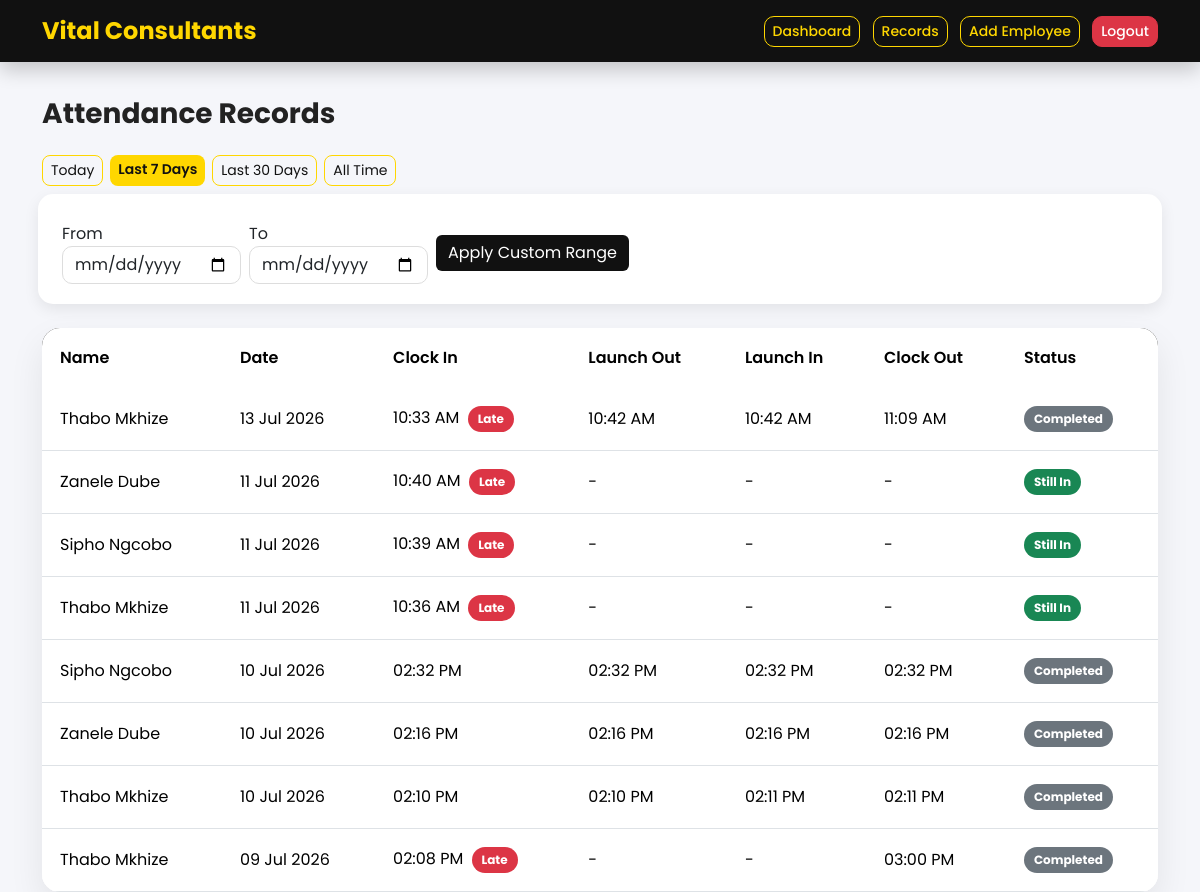
Screenshot of /records.php?range=week (signed in) with the database file from the repository.
### tables this page shows
CREATE TABLE `attendance` (
  `id` int(11) NOT NULL,
  `user_id` int(11) NOT NULL,
  `date` date NOT NULL,
  `clock_in` time DEFAULT NULL,
  `lunch_out` time DEFAULT NULL,
  `lunch_in` time DEFAULT NULL,
  `clock_out` time DEFAULT NULL,
  `is_late` tinyint(1) DEFAULT 0,
  `lunch_late_minutes` int(11) DEFAULT 0
);

CREATE TABLE `users` (
  `id` int(11) NOT NULL,
  `name` varchar(100) NOT NULL,
  `email` varchar(150) DEFAULT NULL,
  `password` varchar(255) DEFAULT NULL,
  `pin` varchar(4) DEFAULT NULL,
  `role` enum('admin','employee') NOT NULL DEFAULT 'employee',
  `created_at` timestamp NOT NULL DEFAULT current_timestamp()
);

### records.php (the view, shortened to what this page needs)
<?php
require_once('config/db.php');
$range = $_GET['range'] ?? 'today';
$fromDate = $_GET['from'] ?? '';
$toDate = $_GET['to'] ?? '';
$where = "";
$activeRange = $range;
if ($range === 'custom' && $fromDate && $toDate) {
    $fromDate = $conn->real_escape_string($fromDate);
    $toDate = $conn->real_escape_string($toDate);
    $where = "WHERE a.date BETWEEN '$fromDate' AND '$toDate'";
} else {
    switch ($range) {
        case 'week':
            $where = "WHERE a.date >= CURDATE() - INTERVAL 7 DAY";
            break;
    }
}
$records = $conn->query("
    SELECT u.name, a.date, a.clock_in, a.lunch_out, a.lunch_in, a.clock_out, a.is_late, a.lunch_late_minutes
    FROM attendance a
    JOIN users u ON a.user_id = u.id
    $where
    ORDER BY a.date DESC, a.clock_in DESC
");
?>
<!DOCTYPE html>
<html lang="en">
<head>
    <link href="https://cdn.jsdelivr.net/npm/bootstrap@5.3.3/dist/css/bootstrap.min.css" rel="stylesheet">
</head>
<body>
<nav class="navbar navbar-expand-lg navbar-dark bg-dark">
    <div class="container">
        <a class="navbar-brand" href="dashboard.php">Vital Consultants</a>
        <div>
            <a href="dashboard.php" class="btn btn-outline-light btn-sm me-2">Dashboard</a>
            <a href="records.php" class="btn btn-outline-light btn-sm me-2">Records</a>
            <a href="add_employee.php" class="btn btn-outline-light btn-sm me-2">Add Employee</a>
            <a href="logout.php" class="btn btn-danger btn-sm">Logout</a>
        </div>
    </div>
</nav>
<div class="container">
    <h3 class="mb-4">Attendance Records</h3>
    <div class="btn-group mb-3">
        <a href="records.php?range=today" class="btn btn-sm <?= $activeRange === 'today' ? 'btn-primary' : 'btn-outline-primary' ?>">Today</a>
        <a href="records.php?range=week" class="btn btn-sm <?= $activeRange === 'week' ? 'btn-primary' : 'btn-outline-primary' ?>">Last 7 Days</a>
        <a href="records.php?range=month" class="btn btn-sm <?= $activeRange === 'month' ? 'btn-primary' : 'btn-outline-primary' ?>">Last 30 Days</a>
        <a href="records.php?range=all" class="btn btn-sm <?= $activeRange === 'all' ? 'btn-primary' : 'btn-outline-primary' ?>">All Time</a>
    </div>
    <form method="GET" action="records.php" class="row g-2 mb-4 align-items-center">
        <div class="col-auto">
            <label class="form-label mb-0 me-1">From</label>
            <input type="date" name="from" value="<?= htmlspecialchars($fromDate) ?>" class="form-control" required>
        </div>
        <div class="col-auto">
            <label class="form-label mb-0 me-1">To</label>
            <input type="date" name="to" value="<?= htmlspecialchars($toDate) ?>" class="form-control" required>
        </div>
        <div class="col-auto">
            <button type="submit" class="btn btn-secondary">Apply Custom Range</button>
        </div>
    </form>
    <div class="card">
        <div class="card-body p-0">
            <table class="table mb-0">
                <thead>
                    <tr>
                        <th>Name</th>
                        <th>Date</th>
                        <th>Clock In</th>
                        <th>Launch Out</th>
                        <th>Launch In</th>
                        <th>Clock Out</th>
                        <th>Status</th>
                    </tr>
                </thead>
                <tbody>
                    <?php if ($records->num_rows === 0): ?>
                        <tr><td colspan="5" class="text-center text-muted">No records found for this period.</td></tr>
                    <?php else: ?>
                       <?php while ($row = $records->fetch_assoc()): ?>
    <tr>
        <td><?= htmlspecialchars($row['name']) ?></td>
        <td><?= date('d M Y', strtotime($row['date'])) ?></td>
        <td>
            <?= $row['clock_in'] ? date('h:i A', strtotime($row['clock_in'])) : '-' ?>
            <?php if ($row['is_late']): ?>
                <span class="badge bg-danger ms-1">Late</span>
                   <?php endif; ?>
             </td>
             <td><?= $row['lunch_out'] ? date('h:i A', strtotime($row['lunch_out'])) : '-' ?></td>
        <td>
            <?= $row['lunch_in'] ? date('h:i A', strtotime($row['lunch_in'])) : '-' ?>
        </td>
        <td><?= $row['clock_out'] ? date('h:i A', strtotime($row['clock_out'])) : '-' ?></td>
        <td>
            <?php if ($row['clock_out'] === null): ?>
                <span class="badge bg-success">Still In</span>
            <?php else: ?>
                <span class="badge bg-secondary">Completed</span>
            <?php endif; ?>
        </td>
    </tr>
<?php endwhile; ?>
                    <?php endif; ?>
                </tbody>
            </table>
        </div>
    </div>
</div>
</body>
</html>

### records.php (style rules this page uses)
* { margin:0; padding:0; box-sizing:border-box; font-family:'Poppins',sans-serif; }
body { background:#f5f6fa; }
.navbar { background:#111 !important; box-shadow:0 8px 20px rgba(0,0,0,.2); margin-bottom:35px; }
.navbar-brand { color:#FFD700 !important; font-size:24px; font-weight:700; }
.navbar .btn { border-radius:10px; font-weight:500; }
.btn-outline-light { color:#FFD700; border:1px solid #FFD700; }
.btn-danger { border-radius:10px; }
h3 { font-weight:700; color:#222; margin-bottom:25px; }
.btn-group .btn { border-radius:8px !important; margin-right:8px; }
.btn-primary { background:#FFD700; color:#111; border:none; font-weight:600; }
.btn-outline-primary { border-color:#FFD700; color:#111; }
form { background:#fff; padding:20px; border-radius:15px; box-shadow:0 5px 15px rgba(0,0,0,.08); margin-bottom:25px; }
.form-control { border-radius:10px; border:1px solid #ddd; }
.btn-secondary { background:#111; border:none; }
.card { border:none; border-radius:18px; overflow:hidden; box-shadow:0 15px 35px rgba(0,0,0,.08); }
.table { margin:0; }
.table thead { background:#111; color:#FFD700; }
.table thead th { padding:18px; border:none; font-weight:600; }
.table tbody td { padding:18px; vertical-align:middle; }
.table tbody tr { transition:.3s; }
.table tbody tr:nth-child(even) { background:#fafafa; }
.badge { padding:7px 10px; border-radius:30px; font-size:12px; }
.bg-success { background:#198754 !important; }
.bg-secondary { background:#6c757d !important; }
.bg-danger { background:#dc3545 !important; }

### rows the page displays
attendance: user.name "Thabo Mkhize", date "13 Jul 2026", clock_in "10:33 AM", is_late "Late", lunch_out "10:42 AM", lunch_in "10:42 AM", clock_out "11:09 AM", shows "Completed"
attendance: user.name "Zanele Dube", date "11 Jul 2026", clock_in "10:40 AM", is_late "Late", shows "Still In"
attendance: user.name "Sipho Ngcobo", date "11 Jul 2026", clock_in "10:39 AM", is_late "Late", shows "Still In"
attendance: user.name "Thabo Mkhize", date "11 Jul 2026", clock_in "10:36 AM", is_late "Late", shows "Still In"
attendance: user.name "Sipho Ngcobo", date "10 Jul 2026", clock_in "02:32 PM", lunch_out "02:32 PM", lunch_in "02:32 PM", clock_out "02:32 PM", shows "Completed"
attendance: user.name "Zanele Dube", date "10 Jul 2026", clock_in "02:16 PM", lunch_out "02:16 PM", lunch_in "02:16 PM", clock_out "02:16 PM", shows "Completed"
attendance: user.name "Thabo Mkhize", date "10 Jul 2026", clock_in "02:10 PM", lunch_out "02:10 PM", lunch_in "02:11 PM", clock_out "02:11 PM", shows "Completed"
attendance: user.name "Thabo Mkhize", date "09 Jul 2026", clock_in "02:08 PM", is_late "Late", clock_out "03:00 PM", shows "Completed"
